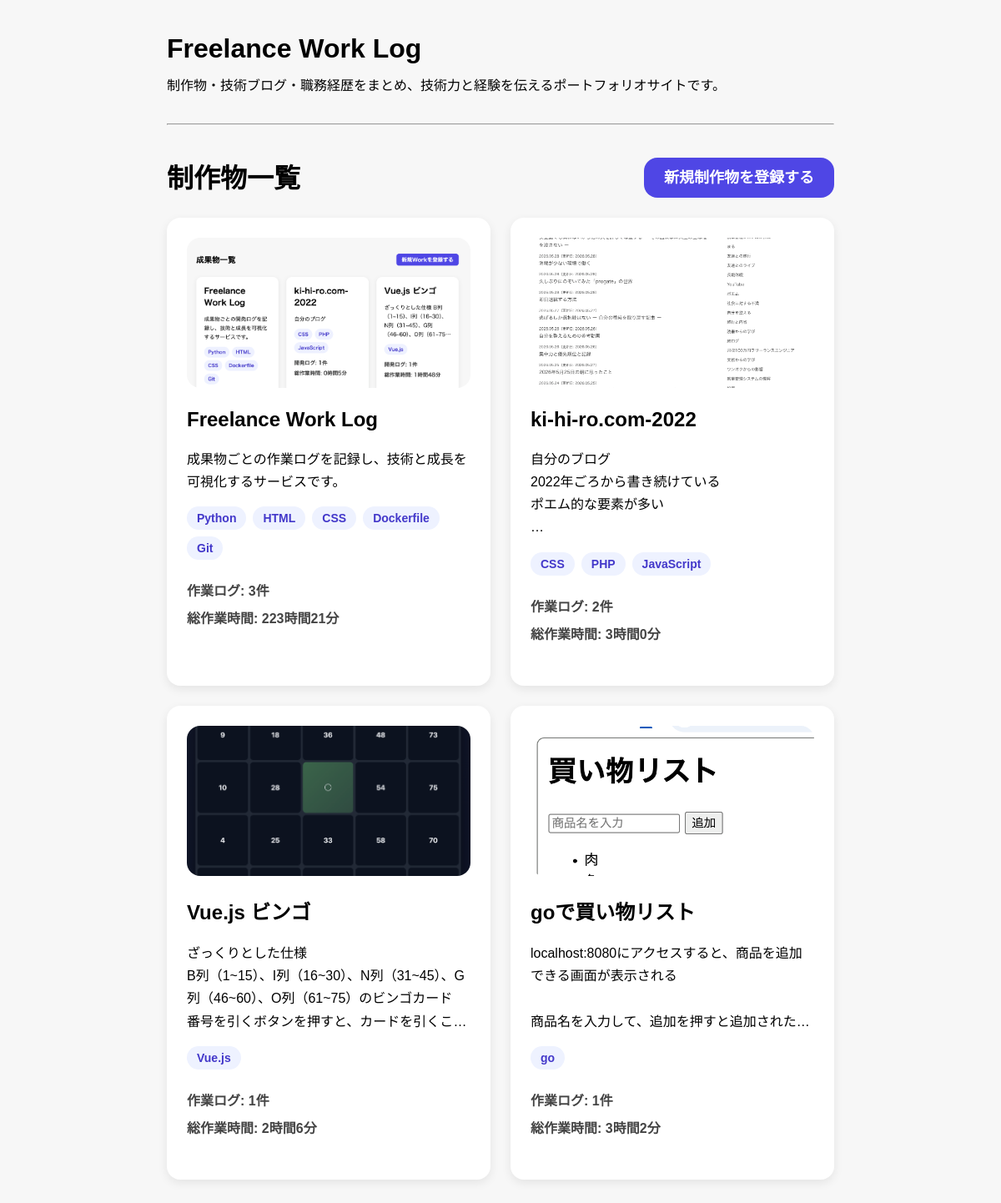
The page / on the database its author committed.
### app/models.py (models this page shows)
class Work(Base):
    __tablename__ = "works"
    id = Column(Integer, primary_key=True, index=True)
    title = Column(String, nullable=False)
    description = Column(Text, nullable=False)
    github_url = Column(String)
    app_url = Column(String)
    tech_stack = Column(String)
    posts = relationship(
        "Post",
        back_populates="work"
    )
    image_url = Column(String)
    created_at = Column(DateTime, default=datetime.now)

### app/main.py (the view)
@app.get("/")
def works_page(request: Request, db: Session = Depends(get_db)):
    works = db.query(models.Work).all()
    for work in works:
        posts = (
            db.query(models.Post)
            .filter(models.Post.work_id == work.id)
            .all()
        )
        work.post_count = len(posts)
        total_minutes = sum(
            post.work_time_minutes
            for post in posts
        )
        work.total_minutes = total_minutes
        work.total_hours = total_minutes // 60
        work.remaining_minutes = total_minutes % 60
    return templates.TemplateResponse(
        request,
        "works.html",
        {"works": works}
    )

### app/templates/works.html
{% extends "base.html" %}
{% block content %}
  <div class="section-header">
      <h2 class="section-title">
        制作物一覧
      </h2>
      <nav>
          <a href="/works-page/new">新規制作物を登録する</a>
      </nav>
  </div>
  <div class="work-grid">
    {% for work in works %}
      <a href="/works-page/{{ work.id }}" class="work-card">
        {% if work.image_url %}
          <img src="{{ work.image_url }}" class="work-thumbnail">
        {% endif %}
        <h2>{{ work.title }}</h2>
        <p class="work-description">{{ work.description }}</p>
        <div class="tech-tags">
            {% for tech in work.tech_stack.split(",") %}
                <span class="tech-tag">
                    {{ tech.strip() }}
                </span>
            {% endfor %}
        </div>
        <div class="work-stats">
          <p><strong>作業ログ:</strong> {{ work.post_count }}件</p>
          <p><strong>総作業時間:</strong> {{ work.total_hours }}時間{{ work.remaining_minutes }}分</p>
        </div>
      </a>
    {% endfor %}
  </div>
{% endblock %}

### app/static/style.css (style rules this page uses)
body { font-family: sans-serif; max-width: 800px; margin: 40px auto; padding: 0 20px; background: #f7f7f7; }
.work-description { display: -webkit-box; -webkit-line-clamp: 4; -webkit-box-orient: vertical; overflow: hidden; white-space: pre-line; line-height: 1.8; }
.work-grid { display: grid; grid-template-columns: repeat(2, 1fr); gap: 24px; }
.section-header { display: flex; justify-content: space-between; align-items: center; margin-bottom: 31px; margin-top: 38px; }
.section-header h2 { margin: 0; }
.section-header nav a { background: #4f46e5; color: white; text-decoration: none; font-size: 18px; font-weight: 700; padding: 14px 24px; border-radius: 16px; }
.work-card { background: white; border-radius: 16px; padding: 24px; box-shadow: 0 4px 12px rgba(0,0,0,0.08); min-height: 399px; text-decoration: none; color: inherit; transition: all 0.2s ease; }
.work-card h2 { margin-top: 0; font-size: 24px; }
.work-card p { line-height: 1.7; }
.tech-tags { display: flex; flex-wrap: wrap; gap: 8px; margin: 16px 0; }
.tech-tag { background: #eef2ff; color: #4338ca; padding: 6px 12px; border-radius: 999px; font-size: 14px; font-weight: 600; }
.work-stats { margin: 16px 0 24px; }
.work-stats p { margin: 4px 0; font-weight: 600; color: #444; }
.work-thumbnail { width: 100%; height: 180px; object-fit: cover; border-radius: 16px; margin-bottom: 20px; }
.work-stats { margin: 24px 0; }
.work-stats p { margin: 6px 0; font-weight: 600; }
.section-title { font-size: 2rem; font-weight: 700; margin-top: 30px; margin-bottom: 16px; }
.section-header { display: flex; justify-content: space-between; align-items: center; margin-bottom: 27px; }

### rows shown on the page
Work: image_url (picture), title "Freelance Work Log", description "成果物ごとの作業ログを記録し、技術と成長を可視化するサービスです。", strip "Python" "HTML" "CSS" "Dockerfile" "Git", post_count "3", total_hours "223", remaining_minutes "21"
Work: image_url (picture), title "ki-hi-ro.com-2022", description "自分のブログ 2022年ごろから書き続けている…", strip "CSS" "PHP" "JavaScript", post_count "2", total_hours "3", remaining_minutes "0"
Work: image_url (picture), title "Vue.js ビンゴ", description "ざっくりとした仕様…", strip "Vue.js", post_count "1", total_hours "2", remaining_minutes "6"
Work: image_url (picture), title "goで買い物リスト", strip "go", post_count "1", total_hours "3", remaining_minutes "2"
